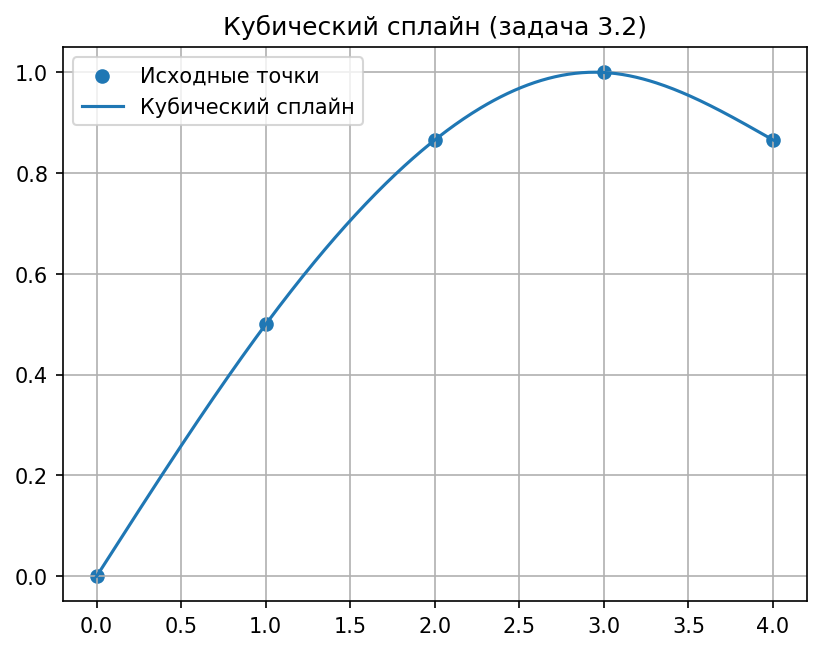

Recreate this plot in Python.
import numpy as np
import matplotlib.pyplot as plt

# точки
points = np.loadtxt("output/3.2.csv", delimiter=",", skiprows=1)
xp = points[:, 0]
yp = points[:, 1]

# сплайн
spline = np.loadtxt("output/3.2_spline.csv", delimiter=",", skiprows=1)
xs = spline[:, 0]
ys = spline[:, 1]

plt.figure()

# точки
plt.scatter(xp, yp, label="Исходные точки")

# сплайн
plt.plot(xs, ys, label="Кубический сплайн")

x_true = np.linspace(0, 4, 200)
y_true = np.sin(x_true)

plt.legend()
plt.grid(True)
plt.title("Кубический сплайн (задача 3.2)")

plt.savefig("plot_3_2.png", dpi=150, bbox_inches="tight")

plt.show()
